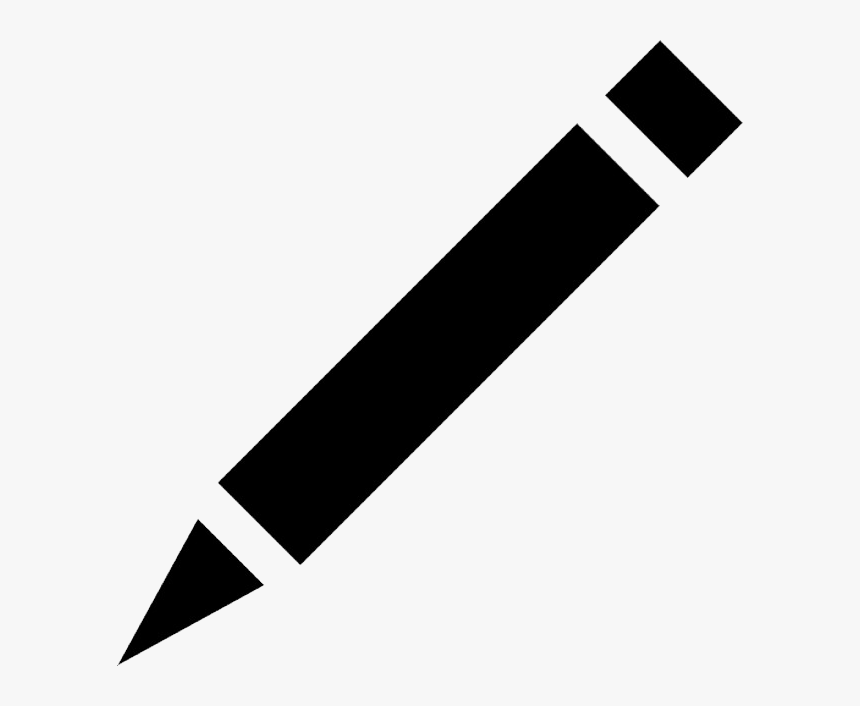
#> input picture backend/pen.png, 860 x 706 px, found by its file name
$ python step6_eraser.py
#> lines starting #> are read from the running program, lines starting #| are printed output that depends on the picture; after the words box and inside, x2 and y2 are one past the last pixel; in counts of white or black regions, pixels touching at a corner belong together; pictures that were not available may be replaced by others from this repository, and a replacement may not be noted
import cv2
import numpy as np
import time

load_from_disk = True
if load_from_disk:
    penval = np.load('penval.npy')
#> (reads backend/penval.npy from the repository)

cap = cv2.VideoCapture(0)

# Load these 2 images and resize them to the same size.
pen_img = cv2.resize(cv2.imread('pen.png',1), (50, 50))
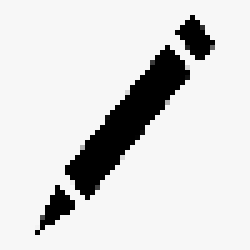
#> pen_img: shape (50, 50, 3) (shown 5 times larger); min 0, max 247, mean 216
eraser_img = cv2.resize(cv2.imread('eraser.jpg',1), (50, 50))
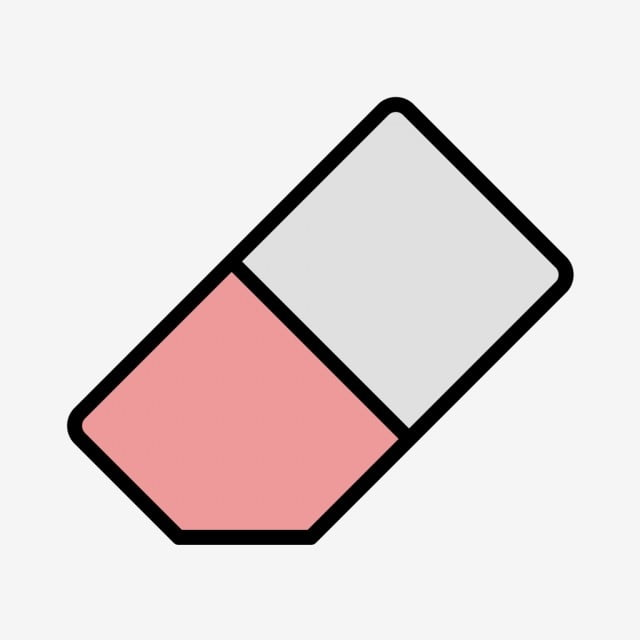
#> input picture backend/eraser.jpeg, 640 x 640 px, given in place of eraser.jpg, which was not available
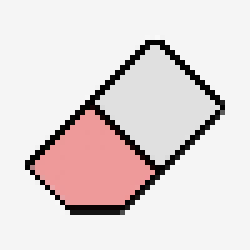
#> eraser_img: shape (50, 50, 3) (shown 5 times larger); mean B, G, R 215.7, 215.7, 225.2

kernel = np.ones((5,5),np.uint8)

# Making window size adjustable
cv2.namedWindow('image', cv2.WINDOW_NORMAL)

# This is the canvas on which we will draw upon
canvas = None

# Create a background subtractor Object
backgroundobject = cv2.createBackgroundSubtractorMOG2(detectShadows = False)

# This threshold determines the amount of disruption in the background.
background_threshold = 600

# A variable which tells you if you're using a pen or an eraser.
switch = 'Pen'

# With this variable we will monitor the time between previous switch.
last_switch = time.time()

# Initilize x1,y1 points
x1,y1=0,0

# Threshold for noise
noiseth = 800

# Threshold for wiper, the size of the contour must be bigger than this for # us to clear the canvas
wiper_thresh = 40000

# A variable which tells when to clear canvas
clear = False

while(1):
    _, frame = cap.read()
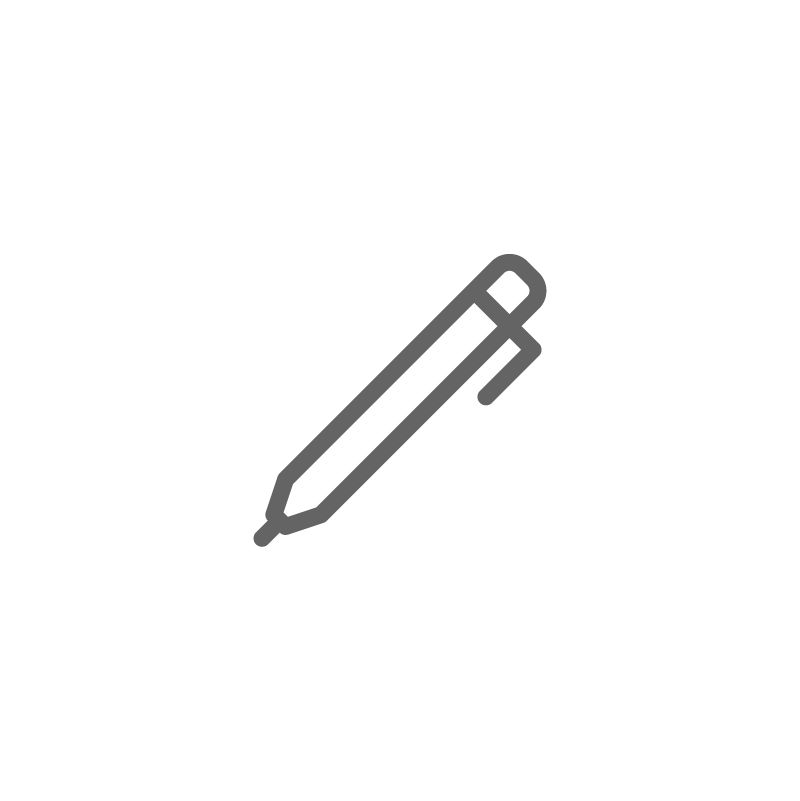
#> input picture backend/pen.jpeg, 800 x 801 px, given in place of the camera
#> frame is the input picture: shape (801, 800, 3); min 77, max 255, mean 251.2
    frame = cv2.flip( frame, 1 )
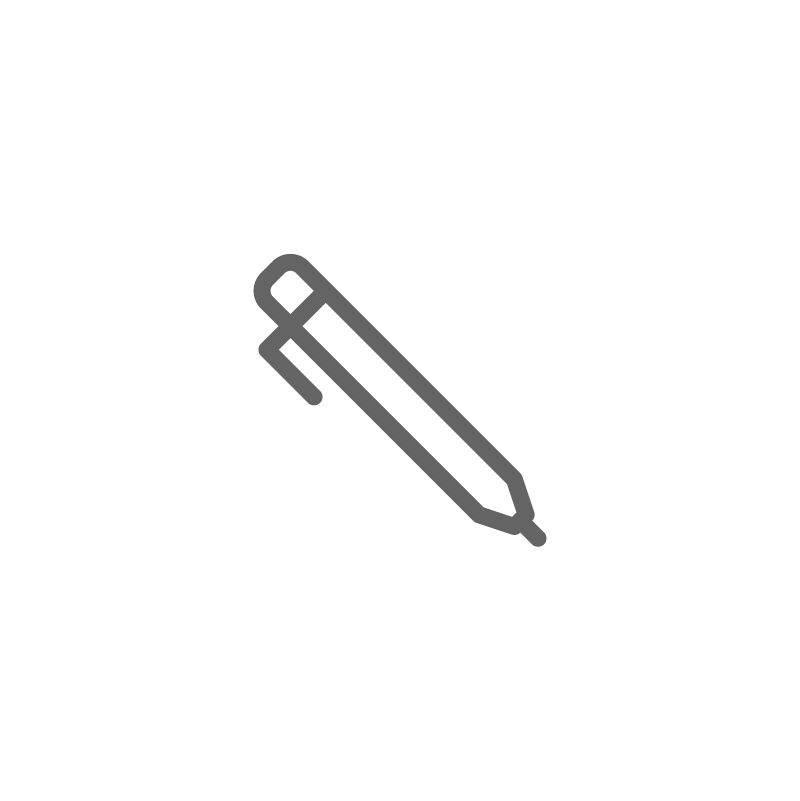
#> frame: shape (801, 800, 3); min 77, max 255, mean 251.2

    # Initilize the canvas as a black image
    if canvas is None:
        canvas = np.zeros_like(frame)

    # Take the top left of the frame and apply the background subtractor
    # there
    top_left = frame[0: 50, 0: 50]
#> top_left: shape (50, 50, 3); every value is 255
    fgmask = backgroundobject.apply(top_left)
#> fgmask: shape (50, 50); every value is 255

    # Note the number of pixels that are white, this is the level of
    # disruption.
    switch_thresh = np.sum(fgmask==255)
#> switch_thresh = 2500

    # If the disruption is greater than background threshold and there has
    # been some time after the previous switch then you. can change the
    # object type.
    if switch_thresh>background_threshold and (time.time()-last_switch) > 1:

        # Save the time of the switch.
        last_switch = time.time()

        if switch == 'Pen':
            switch = 'Eraser'
        else:
            switch = 'Pen'

    # Convert BGR to HSV
    hsv = cv2.cvtColor(frame, cv2.COLOR_BGR2HSV)
#> hsv: shape (801, 800, 3); mean H, S, V 0, 0, 251.2

    # If you're reading from memory then load the upper and lower ranges
    # from there
    if load_from_disk:
            lower_range = penval[0]
            upper_range = penval[1]

    # Otherwise define your own custom values for upper and lower range.
    else:
       lower_range  = np.array([26,80,147])
       upper_range = np.array([81,255,255])

    mask = cv2.inRange(hsv, lower_range, upper_range)
#> mask: shape (801, 800); every value is 0

    # Perform morphological operations to get rid of the noise
    mask = cv2.erode(mask,kernel,iterations = 1)
    mask = cv2.dilate(mask,kernel,iterations = 2)

    # Find Contours
    contours, _ = cv2.findContours(mask, cv2.RETR_EXTERNAL,
    cv2.CHAIN_APPROX_SIMPLE)
#> contours = []

    # Make sure there is a contour present and also it size is bigger than
    # noise threshold.
    if contours and cv2.contourArea(max(contours,
                                      key = cv2.contourArea)) > noiseth:

        c = max(contours, key = cv2.contourArea)
        x2,y2,w,h = cv2.boundingRect(c)

        # Get the area of the contour
        area = cv2.contourArea(c)

        # If there were no previous points then save the detected x2,y2
        # coordinates as x1,y1.
        if x1 == 0 and y1 == 0:
            x1,y1= x2,y2

        else:
            if switch == 'Pen':
                # Draw the line on the canvas
                canvas = cv2.line(canvas, (x1,y1),
                (x2,y2), [255,0,0], 5)

            else:
                cv2.circle(canvas, (x2, y2), 20,
                (0,0,0), -1)


        # After the line is drawn the new points become the previous points.
        x1,y1= x2,y2

        # Now if the area is greater than the wiper threshold then set the
        # clear variable to True
        if area > wiper_thresh:
           cv2.putText(canvas,'Clearing Canvas',(0,200),
           cv2.FONT_HERSHEY_SIMPLEX, 2, (0,0,255), 1, cv2.LINE_AA)
           clear = True

    else:
        # If there were no contours detected then make x1,y1 = 0
        x1,y1 =0,0


    # Now this piece of code is just for smooth drawing. (Optional)
    _ , mask = cv2.threshold(cv2.cvtColor (canvas, cv2.COLOR_BGR2GRAY), 20,
    255, cv2.THRESH_BINARY)
#> canvas: shape (801, 800, 3); every value is 0
    foreground = cv2.bitwise_and(canvas, canvas, mask = mask)
    background = cv2.bitwise_and(frame, frame,
    mask = cv2.bitwise_not(mask))
    frame = cv2.add(foreground,background)

    # Switch the images depending upon what we're using, pen or eraser.
    if switch != 'Pen':
        cv2.circle(frame, (x1, y1), 20, (255,255,255), -1)
        frame[0: 50, 0: 50] = eraser_img
    else:
        frame[0: 50, 0: 50] = pen_img
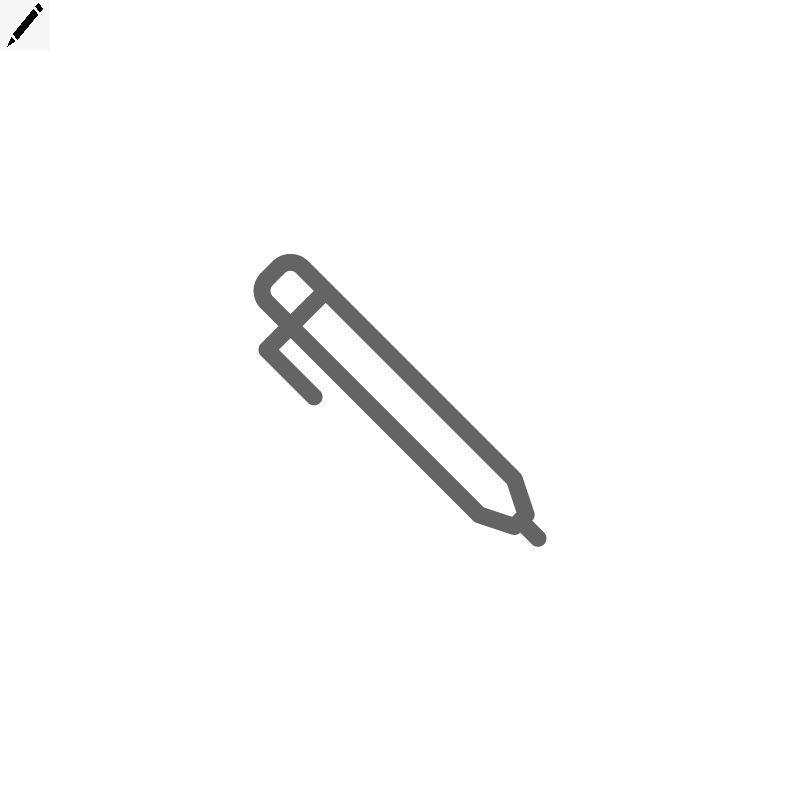
#> frame: shape (801, 800, 3); 0.39% of pixels changed, all inside (x1, y1, x2, y2) = (0, 0, 50, 50)

    cv2.imshow('image',frame)

    k = cv2.waitKey(5) & 0xFF
#> (key Esc is pressed here)
    if k == 27:
        break

    # Clear the canvas after 1 second, if the clear variable is true
    if clear == True:
        time.sleep(1)
        canvas = None

        # And then set clear to false
        clear = False

cv2.destroyAllWindows()
cap.release()
